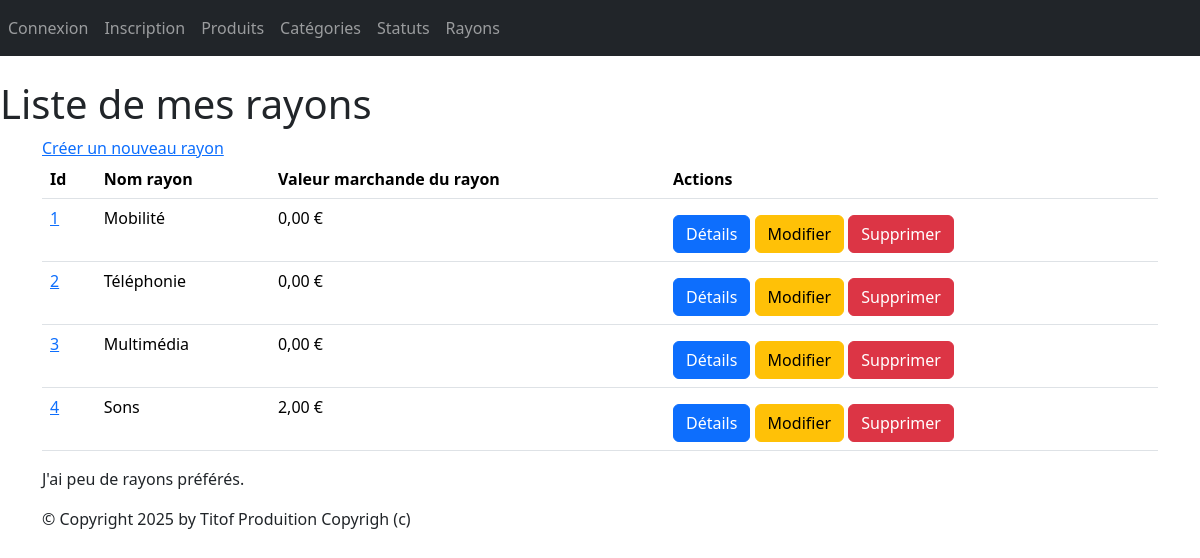
Page /monApp/rayons/ on the committed database.
### monApp/models.py (models this page shows, shortened)
class Rayon(models.Model):
    idRayon = models.AutoField(primary_key=True)
    nomRayon = models.CharField(max_length=200)

### monApp/views.py (the view)
# urls.py: path("rayons/", views.RayonListView.as_view(), name="lst_rayons"),
class RayonListView(ListView):
    model = Rayon
    template_name = "monApp/list_rayons.html"
    context_object_name = "rayons"
    def get_queryset(self):
        return Rayon.objects.prefetch_related(
            Prefetch(
                "contenir",  # related_name de Contenir côté Rayon
                queryset=Contenir.objects.select_related("refProd")
            )
        )
    def get_context_data(self, **kwargs):
        context = super().get_context_data(**kwargs)
        context["titremenu"] = "Liste de mes rayons"
        ryns_dt = []
        for rayon in context['rayons']:
            total_stock = 0
            for c in rayon.contenir.all():  # related_name côté Rayon
                total_stock += c.qte * c.refProd.prixUnitaireProd
            ryns_dt.append({
                'rayon': rayon,
                'total_stock': total_stock
            })
        context['ryns_dt'] = ryns_dt
        return context

### monApp/templates/monApp/list_rayons.html
{% extends 'monApp/base.html' %}
{% block menu %}
    <h1>{{ titremenu }}</h1>
{% endblock %}
{% block contenu %}
<a href="{% url 'crt_rayon' %}">Créer un nouveau rayon</a>
<table class="table">
    <thead>
        <tr>
            <th>Id</th>
            <th>Nom rayon</th>
            <th>Valeur marchande du rayon</th>
            <th>Actions</th>
        </tr>
    </thead>
    <tbody>
        {% for data in ryns_dt %}
            <tr>
                <td><a href="{% url 'dtl_rayon' data.rayon.idRayon %}">{{ data.rayon.idRayon }}</a></td>
                <td>{{ data.rayon.nomRayon }}</td>
                <td>{{ data.total_stock|floatformat:2 }} €</td>
                <td>
                    <a href="{% url 'dtl_rayon' data.rayon.idRayon %}" class="btn btn-primary mt-2">Détails</a>
                    <a href="{% url 'upd_rayon' data.rayon.idRayon %}" class="btn btn-warning mt-2">Modifier</a>
                    <a href="{% url 'dlt_rayon' data.rayon.idRayon %}" class="btn btn-danger mt-2">Supprimer</a>
                </td>
            </tr>
        {% endfor %}
    </tbody>
</table>
<p>
    J'ai
    {% if rayons|length < 5 %}
        peu de
    {% elif rayons|length < 10 %}
        quelques
    {% else %}
        beaucoup de
    {% endif %}
    rayons préférés.
</p>
{% endblock %}

### static/styles.css (style rules this page uses)
h1 { color:red }

### rows in the picture
Rayon: rayon.idRayon "1", rayon.nomRayon "Mobilité", total_stock "0,00"
Rayon: rayon.idRayon "2", rayon.nomRayon "Téléphonie", total_stock "0,00"
Rayon: rayon.idRayon "3", rayon.nomRayon "Multimédia", total_stock "0,00"
Rayon: rayon.idRayon "4", rayon.nomRayon "Sons", total_stock "2,00"

### other values in the picture
{{ titremenu }} "Liste de mes rayons"
